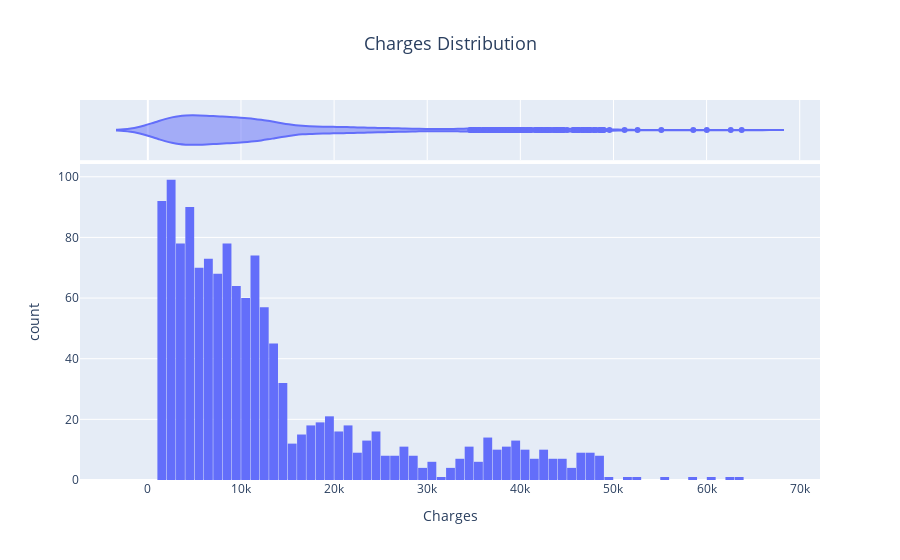

Source (notebook cell):
### Markdown cell above
### Question 3.
Let’s begin with some visualisations.

• Based on your intuition what are the most important variables for predicting your target variable?

• Create visualisations that take into account the type of variable (categorical, numerical) that show
the correlation of the features you selected.

• Don’t forget to clean your dataset as needed in order to deal with missing values and outliers


---


Intuitively, the most influential variables for predicting insurance costs would be `age`, `BMI`, and `smoking status`.

- Age is very correlates with health risk and medical needs.
- A too high/too low BMI (Body Mass Index) is also directly linked to potential diseases.
- Same for smoking status, which is certainely the most obvious correlated variable.

### Code cell
import plotly.express as px


fig = px.histogram(df, x='charges', marginal="violin",
                   title='Charges Distribution',
                   labels={'charges': 'Charges'},
                   nbins= 100)

fig.update_layout(title_text='Charges Distribution', title_x=0.5,
                  title_font=dict(size=18),
                  bargap=0.05)

fig.show()

### Figure 1 — Plotly figure (JSON) as saved in the notebook; plotly's stock layout.template omitted (floating-point values rounded to 4 significant figures; data arrays with more than 128 entries replaced by an {"elided": "..."} marker saying what was removed)
{"data": [{"alignmentgroup": "True", "bingroup": "x", "hovertemplate": "Charges=%{x}<br>count=%{y}<extra></extra>", "legendgroup": "", "marker": {"color": "#636efa", "pattern": {"shape": ""}}, "name": "", "nbinsx": 100, "offsetgroup": "", "orientation": "v", "showlegend": false, "type": "histogram", "x": {"elided": "1338 float values"}, "xaxis": "x", "yaxis": "y"}, {"alignmentgroup": "True", "hovertemplate": "Charges=%{x}<extra></extra>", "legendgroup": "", "marker": {"color": "#636efa"}, "name": "", "offsetgroup": "", "scalegroup": "x", "showlegend": false, "type": "violin", "x": {"elided": "1338 float values"}, "xaxis": "x2", "yaxis": "y2"}], "layout": {"bargap": 0.05, "barmode": "relative", "legend": {"tracegroupgap": 0}, "title": {"font": {"size": 18}, "text": "Charges Distribution", "x": 0.5}, "xaxis": {"anchor": "y", "domain": [0, 1], "title": {"text": "Charges"}}, "xaxis2": {"anchor": "y2", "domain": [0, 1], "matches": "x", "showgrid": true, "showticklabels": false}, "yaxis": {"anchor": "x", "domain": [0, 0.8316], "title": {"text": "count"}}, "yaxis2": {"anchor": "x2", "domain": [0.8416, 1], "matches": "y2", "showgrid": false, "showline": false, "showticklabels": false, "ticks": ""}}}
